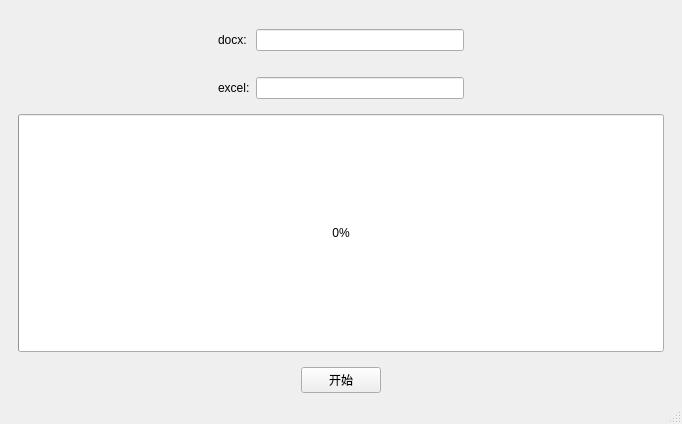
<?xml version="1.0" encoding="UTF-8"?>
<ui version="4.0">
 <class>MainWindow</class>
 <widget class="QMainWindow" name="MainWindow">
  <property name="geometry">
   <rect>
    <x>0</x>
    <y>0</y>
    <width>682</width>
    <height>424</height>
   </rect>
  </property>
  <property name="sizePolicy">
   <sizepolicy hsizetype="Preferred" vsizetype="Preferred">
    <horstretch>0</horstretch>
    <verstretch>0</verstretch>
   </sizepolicy>
  </property>
  <property name="minimumSize">
   <size>
    <width>336</width>
    <height>220</height>
   </size>
  </property>
  <property name="maximumSize">
   <size>
    <width>3360</width>
    <height>2200</height>
   </size>
  </property>
  <property name="windowTitle">
   <string>登录界面</string>
  </property>
  <widget class="QWidget" name="centralwidget">
   <layout class="QVBoxLayout" name="verticalLayout">
    <item>
     <spacer name="verticalSpacer">
      <property name="orientation">
       <enum>Qt::Vertical</enum>
      </property>
      <property name="sizeType">
       <enum>QSizePolicy::Fixed</enum>
      </property>
      <property name="sizeHint" stdset="0">
       <size>
        <width>20</width>
        <height>20</height>
       </size>
      </property>
     </spacer>
    </item>
    <item>
     <widget class="QWidget" name="widget_2" native="true">
      <property name="sizePolicy">
       <sizepolicy hsizetype="Preferred" vsizetype="Fixed">
        <horstretch>0</horstretch>
        <verstretch>0</verstretch>
       </sizepolicy>
      </property>
      <layout class="QGridLayout" name="gridLayout">
       <property name="leftMargin">
        <number>0</number>
       </property>
       <property name="topMargin">
        <number>0</number>
       </property>
       <property name="rightMargin">
        <number>0</number>
       </property>
       <property name="bottomMargin">
        <number>0</number>
       </property>
       <item row="0" column="0">
        <spacer name="horizontalSpacer">
         <property name="orientation">
          <enum>Qt::Horizontal</enum>
         </property>
         <property name="sizeHint" stdset="0">
          <size>
           <width>10</width>
           <height>20</height>
          </size>
         </property>
        </spacer>
       </item>
       <item row="0" column="3">
        <spacer name="horizontalSpacer_5">
         <property name="orientation">
          <enum>Qt::Horizontal</enum>
         </property>
         <property name="sizeHint" stdset="0">
          <size>
           <width>10</width>
           <height>20</height>
          </size>
         </property>
        </spacer>
       </item>
       <item row="0" column="2">
        <widget class="QLineEdit" name="lineEdit_2">
         <property name="echoMode">
          <enum>QLineEdit::Normal</enum>
         </property>
        </widget>
       </item>
       <item row="2" column="2">
        <widget class="QLineEdit" name="lineEdit">
         <property name="echoMode">
          <enum>QLineEdit::Password</enum>
         </property>
        </widget>
       </item>
       <item row="2" column="1">
        <widget class="QLabel" name="label_2">
         <property name="text">
          <string>excel:</string>
         </property>
        </widget>
       </item>
       <item row="0" column="1">
        <widget class="QLabel" name="label">
         <property name="text">
          <string>docx:</string>
         </property>
        </widget>
       </item>
       <item row="1" column="2">
        <spacer name="verticalSpacer_2">
         <property name="orientation">
          <enum>Qt::Vertical</enum>
         </property>
         <property name="sizeHint" stdset="0">
          <size>
           <width>20</width>
           <height>20</height>
          </size>
         </property>
        </spacer>
       </item>
      </layout>
     </widget>
    </item>
    <item>
     <widget class="QWidget" name="widget_3" native="true">
      <layout class="QVBoxLayout" name="verticalLayout_2">
       <item>
        <widget class="QProgressBar" name="progressBar">
         <property name="sizePolicy">
          <sizepolicy hsizetype="Expanding" vsizetype="Expanding">
           <horstretch>0</horstretch>
           <verstretch>0</verstretch>
          </sizepolicy>
         </property>
         <property name="value">
          <number>0</number>
         </property>
        </widget>
       </item>
      </layout>
     </widget>
    </item>
    <item>
     <widget class="QWidget" name="widget" native="true">
      <property name="sizePolicy">
       <sizepolicy hsizetype="Preferred" vsizetype="Fixed">
        <horstretch>0</horstretch>
        <verstretch>0</verstretch>
       </sizepolicy>
      </property>
      <layout class="QHBoxLayout" name="horizontalLayout">
       <property name="leftMargin">
        <number>0</number>
       </property>
       <property name="topMargin">
        <number>0</number>
       </property>
       <property name="rightMargin">
        <number>0</number>
       </property>
       <property name="bottomMargin">
        <number>0</number>
       </property>
       <item>
        <spacer name="horizontalSpacer_2">
         <property name="orientation">
          <enum>Qt::Horizontal</enum>
         </property>
         <property name="sizeHint" stdset="0">
          <size>
           <width>40</width>
           <height>20</height>
          </size>
         </property>
        </spacer>
       </item>
       <item>
        <widget class="QPushButton" name="pushButton">
         <property name="text">
          <string>开始</string>
         </property>
         <property name="icon">
          <iconset resource="Res.qrc">
           <normaloff>:/ui_picture/dog.png</normaloff>:/ui_picture/dog.png</iconset>
         </property>
         <property name="iconSize">
          <size>
           <width>40</width>
           <height>40</height>
          </size>
         </property>
        </widget>
       </item>
       <item>
        <spacer name="horizontalSpacer_3">
         <property name="orientation">
          <enum>Qt::Horizontal</enum>
         </property>
         <property name="sizeHint" stdset="0">
          <size>
           <width>40</width>
           <height>20</height>
          </size>
         </property>
        </spacer>
       </item>
      </layout>
     </widget>
    </item>
   </layout>
  </widget>
  <widget class="QMenuBar" name="menubar">
   <property name="geometry">
    <rect>
     <x>0</x>
     <y>0</y>
     <width>682</width>
     <height>26</height>
    </rect>
   </property>
  </widget>
  <widget class="QStatusBar" name="statusbar"/>
 </widget>
 <resources>
  <include location="Res.qrc"/>
 </resources>
 <connections/>
</ui>
